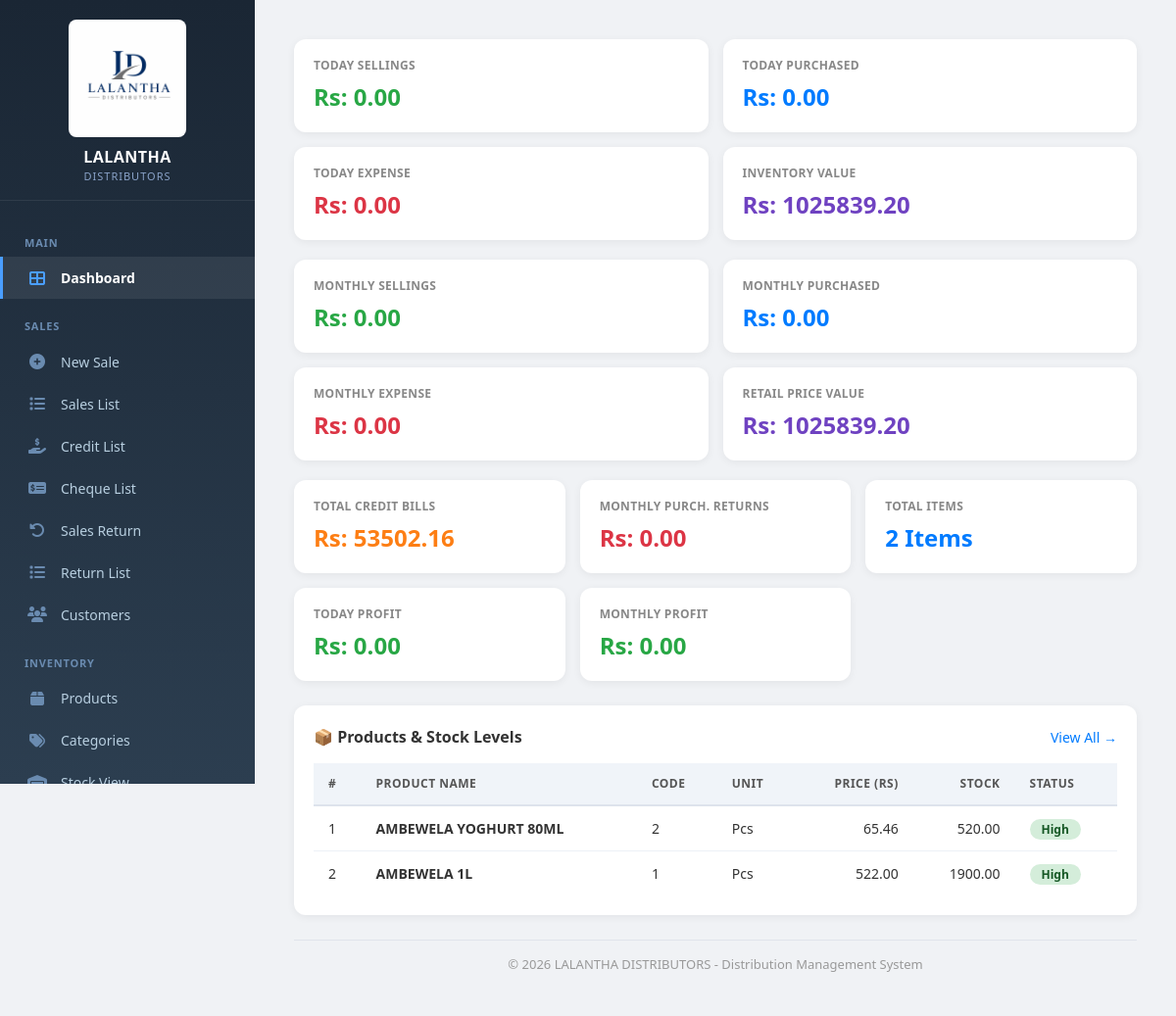
Screenshot of / (signed in) with the database file from the repository.
### core/models.py (models this page shows, shortened)
class Product(models.Model):
    name = models.CharField(max_length=200)
    code = models.CharField(max_length=50, unique=True)
    category = models.ForeignKey('Category', on_delete=models.SET_NULL, null=True, blank=True)
    unit = models.CharField(max_length=20)
    cost_price = models.DecimalField(max_digits=15, decimal_places=2, default=0)
    selling_price = models.DecimalField(max_digits=15, decimal_places=2, default=0)
    description = models.TextField(blank=True, null=True)
    notes = models.TextField(blank=True, null=True)
    is_active = models.BooleanField(default=True)
    created_at = models.DateTimeField(auto_now_add=True)
    updated_at = models.DateTimeField(auto_now=True)

class WarehouseStock(models.Model):
    product = models.OneToOneField(Product, on_delete=models.CASCADE, related_name='stock')
    quantity = models.DecimalField(max_digits=15, decimal_places=2, default=0)
    last_updated = models.DateTimeField(auto_now=True)

### core/views.py (the view)
# urls.py: path('', views.dashboard, name='dashboard'),
@login_required
def dashboard(request):
    today = date.today()
    start_of_month = date(today.year, today.month, 1)
    today_bills = SalesBill.objects.filter(date=today)
    today_sales = today_bills.aggregate(total=Sum('net_total'))['total'] or Decimal('0')
    today_expense = Expense.objects.filter(date=today).aggregate(total=Sum('amount'))['total'] or Decimal('0')
    today_purchased = Decimal('0')
    today_profit = today_sales - today_expense
    month_bills = SalesBill.objects.filter(date__gte=start_of_month, date__lte=today)
    month_sales = month_bills.aggregate(total=Sum('net_total'))['total'] or Decimal('0')
    month_expense = Expense.objects.filter(date__gte=start_of_month, date__lte=today).aggregate(total=Sum('amount'))['total'] or Decimal('0')
    month_purchased = Decimal('0')  # Replace with actual purchase data if available
    month_profit = month_sales - month_expense
    warehouse_stocks = WarehouseStock.objects.all()
    inventory_value = Decimal('0')
    retail_value = Decimal('0')
    total_items = 0
    for stock in warehouse_stocks:
        product = stock.product
        inventory_value += stock.quantity * product.selling_price
        retail_value += stock.quantity * product.selling_price  # Same as inventory value for now
        total_items += 1
    credit_bills = Payment.objects.filter(type='Credit')
    total_credit_bills = credit_bills.aggregate(total=Sum('amount'))['total'] or Decimal('0')
    month_return_items = SalesItem.objects.filter(
        bill__in=month_bills,
        quantity__lt=0
    )
    month_purch_returns = month_return_items.aggregate(total=Sum('total'))['total'] or Decimal('0')
    month_purch_returns = abs(month_purch_returns)
    total_items = Product.objects.count()
    recent_products = Product.objects.all().order_by('-created_at')[:10]
    context = {
        'today': today,
        'today_sales': today_sales,
        'today_purchased': today_purchased,
        'today_expense': today_expense,
        'today_profit': today_profit,
        'month_sales': month_sales,
        'month_purchased': month_purchased,
        'month_expense': month_expense,
        'month_profit': month_profit,
        'inventory_value': inventory_value,
        'retail_value': retail_value,
        'total_credit_bills': total_credit_bills,
        'month_purch_returns': month_purch_returns,
        'total_items': total_items,
        'recent_products': recent_products,
        'start_of_month': start_of_month,
    }
    return render(request, 'core/dashboard.html', context)

### core/context_processors.py (called while the page is built)
def cache_version(request):
    return {
        'cache_version': settings.CACHE_VERSION
    }

### core/models.py (called while the page is built, shortened)
    def has_permission(self, permission):
        if self.role == 'Admin':
            return True
        elif self.role == 'Viewer':
            return permission in ['view_reports', 'view_products']
        return False

### core/templatetags/core_extras.py (called while the page is built)
@register.filter
def has_perm(profile, permission):
    try:
        return profile.has_permission(permission)
    except Exception:
        return False

### core/templates/core/dashboard.html (shortened to what this page needs)
{% extends 'core/base.html' %}
{% load static %}
{% block content %}
<div class="container">
    <div class="row-top">
        <div class="dash-card">
            <div class="label">Today Sellings</div>
            <div class="value green">Rs: {{ today_sales|floatformat:2 }}</div>
        </div>
        <div class="dash-card">
            <div class="label">Today Purchased</div>
            <div class="value blue">Rs: {{ today_purchased|floatformat:2 }}</div>
        </div>
        <div class="dash-card">
            <div class="label">Today Expense</div>
            <div class="value red">Rs: {{ today_expense|floatformat:2 }}</div>
        </div>
        <div class="dash-card">
            <div class="label">Inventory Value</div>
            <div class="value purple">Rs: {{ inventory_value|floatformat:2 }}</div>
        </div>
    </div>
    <div class="row-mid">
        <div class="dash-card">
            <div class="label">Monthly Sellings</div>
            <div class="value green">Rs: {{ month_sales|floatformat:2 }}</div>
        </div>
        <div class="dash-card">
            <div class="label">Monthly Purchased</div>
            <div class="value blue">Rs: {{ month_purchased|floatformat:2 }}</div>
        </div>
        <div class="dash-card">
            <div class="label">Monthly Expense</div>
            <div class="value red">Rs: {{ month_expense|floatformat:2 }}</div>
        </div>
        <div class="dash-card">
            <div class="label">Retail Price Value</div>
            <div class="value purple">Rs: {{ retail_value|floatformat:2 }}</div>
        </div>
    </div>
    <div class="row-bottom">
        <div class="dash-card">
            <div class="label">Total Credit Bills</div>
            <div class="value orange">Rs: {{ total_credit_bills|floatformat:2 }}</div>
        </div>
        <div class="dash-card">
            <div class="label">Monthly Purch. Returns</div>
            <div class="value red">Rs: {{ month_purch_returns|floatformat:2 }}</div>
        </div>
        <div class="dash-card">
            <div class="label">Total Items</div>
            <div class="value blue">{{ total_items }} Items</div>
        </div>
        <div class="dash-card">
            <div class="label">Today Profit</div>
            <div class="value {% if today_profit >= 0 %}green{% else %}red{% endif %}">Rs: {{ today_profit|floatformat:2 }}</div>
        </div>
        <div class="dash-card">
            <div class="label">Monthly Profit</div>
            <div class="value {% if month_profit >= 0 %}green{% else %}red{% endif %}">Rs: {{ month_profit|floatformat:2 }}</div>
        </div>
    </div>
    <div class="product-section">
        <div class="section-header">
            <h3>📦 Products & Stock Levels</h3>
            <a href="/admin/core/product/">View All →</a>
        </div>
        <table>
            <thead>
                <tr>
                    <th>#</th>
                    <th>Product Name</th>
                    <th>Code</th>
                    <th>Unit</th>
                    <th style="text-align:right;">Price (Rs)</th>
                    <th style="text-align:right;">Stock</th>
                    <th>Status</th>
                </tr>
            </thead>
            <tbody>
                {% for product in recent_products %}
                <tr>
                    <td>{{ forloop.counter }}</td>
                    <td><strong>{{ product.name }}</strong></td>
                    <td>{{ product.code }}</td>
                    <td>{{ product.unit }}</td>
                    <td style="text-align:right;">{{ product.selling_price|floatformat:2 }}</td>
                    <td style="text-align:right;">
                        {% with stock=product.stock %}
                            {{ stock.quantity|floatformat:2 }}
                        {% endwith %}
                    </td>
                    <td>
                        {% with stock=product.stock %}
                            {% if stock.quantity > 50 %}
                                <span class="stock-badge high">High</span>
                            {% elif stock.quantity > 10 %}
                                <span class="stock-badge medium">Medium</span>
                            {% else %}
                                <span class="stock-badge low">Low</span>
                            {% endif %}
                        {% endwith %}
                    </td>
                </tr>
                {% empty %}
                <tr>
                    <td colspan="7" style="text-align:center; padding:20px; color:#999;">No products found.</td>
                </tr>
                {% endfor %}
            </tbody>
        </table>
    </div>
    <div class="footer">
        &copy; {% now "Y" %} LALANTHA DISTRIBUTORS - Distribution Management System
    </div>
</div>
{% endblock %}

### core/static/core/css/style.css (style rules this page uses)
* { margin: 0; padding: 0; box-sizing: border-box; }
body { font-family: -apple-system, BlinkMacSystemFont, "Segoe UI", Roboto, "Helvetica Neue", Arial, sans-serif; background: #f0f4f9; color: #1a2634; font-size: 14px; line-height: 1.5; min-height: 100vh; }
.container { max-width: 1400px; margin: 0 auto; padding: 20px; flex: 1; width: 100%; }
table { width: 100%; border-collapse: collapse; font-size: 14px; }
table thead th { background: #f0f4f9; padding: 12px 15px; text-align: left; font-weight: 600; color: #555; font-size: 12px; text-transform: uppercase; letter-spacing: 0.5px; border-bottom: 2px solid #dde3ec; white-space: nowrap; }
table tbody td { padding: 12px 15px; border-bottom: 1px solid #edf1f7; color: #333; vertical-align: middle; }
table tbody tr:last-child td { border-bottom: none; }
.footer { text-align: center; padding: 20px; color: #999; font-size: 13px; margin-top: 20px; }

### core/templates/core/base.html (style rules this page uses)
* { margin: 0; padding: 0; box-sizing: border-box; }
body { font-family: 'Segoe UI', Arial, sans-serif; background: #f0f2f5; display: flex; min-height: 100vh; }
.container { max-width: 1400px; margin: 0 auto; }
table { width: 100%; border-collapse: collapse; font-size: 14px; }
table th { background: #f8f9fc; padding: 12px 12px; text-align: left; font-weight: 600; color: #555; border-bottom: 2px solid #e0e4eb; white-space: nowrap; }
table td { padding: 12px 12px; border-bottom: 1px solid #edf1f7; color: #333; vertical-align: middle; }
.footer { text-align: center; margin-top: 25px; padding: 15px; color: #999; font-size: 13px; border-top: 1px solid #e0e4eb; }

### core/templates/core/dashboard.html (style rules this page uses)
.row-top { display: grid; grid-template-columns: repeat(4, 1fr); gap: 15px; margin-bottom: 20px; }
.row-mid { display: grid; grid-template-columns: repeat(4, 1fr); gap: 15px; margin-bottom: 20px; }
.row-bottom { display: grid; grid-template-columns: repeat(5, 1fr); gap: 15px; margin-bottom: 25px; }
.dash-card { background: white; border-radius: 12px; padding: 18px 20px; box-shadow: 0 2px 8px rgba(0,0,0,0.06); transition: 0.2s; }
.dash-card .label { font-size: 12px; color: #888; text-transform: uppercase; font-weight: 600; letter-spacing: 0.3px; }
.dash-card .value { font-size: 24px; font-weight: 700; color: #1a2634; margin-top: 5px; }
.dash-card .value.green { color: #28a745; }
.dash-card .value.red { color: #dc3545; }
.dash-card .value.blue { color: #007bff; }
.dash-card .value.orange { color: #fd7e14; }
.dash-card .value.purple { color: #6f42c1; }
.product-section { background: white; border-radius: 12px; padding: 20px; box-shadow: 0 2px 8px rgba(0,0,0,0.06); margin-top: 10px; }
.product-section .section-header { display: flex; justify-content: space-between; align-items: center; margin-bottom: 15px; }
.product-section .section-header h3 { font-size: 16px; color: #333; }
.product-section .section-header a { color: #007bff; text-decoration: none; font-size: 14px; }
table { width: 100%; border-collapse: collapse; font-size: 14px; }
table th { background: #f8f9fc; padding: 10px 12px; text-align: left; font-weight: 600; color: #555; border-bottom: 2px solid #e0e4eb; }
table td { padding: 10px 12px; border-bottom: 1px solid #edf1f7; color: #333; }
.stock-badge { padding: 2px 12px; border-radius: 12px; font-size: 12px; font-weight: 600; }
.stock-badge.high { background: #d4edda; color: #155724; }
@media (max-width: 1200px) { .row-top, .row-mid { grid-template-columns: repeat(2, 1fr); } }
@media (max-width: 1200px) { .row-bottom { grid-template-columns: repeat(3, 1fr); } }

### rows the page displays
Product: name "AMBEWELA YOGHURT 80ML", code "2", unit "Pcs", selling_price "65.46", stock.quantity "520.00"
Product: name "AMBEWELA 1L", code "1", unit "Pcs", selling_price "522.00", stock.quantity "1900.00"

### other values shown
{{ today_sales|floatformat:2 }} "0.00"
{{ today_purchased|floatformat:2 }} "0.00"
{{ today_expense|floatformat:2 }} "0.00"
{{ inventory_value|floatformat:2 }} "1025839.20"
{{ month_sales|floatformat:2 }} "0.00"
{{ month_purchased|floatformat:2 }} "0.00"
{{ month_expense|floatformat:2 }} "0.00"
{{ retail_value|floatformat:2 }} "1025839.20"
{{ total_credit_bills|floatformat:2 }} "53502.16"
{{ month_purch_returns|floatformat:2 }} "0.00"
{{ total_items }} "2"
{{ today_profit|floatformat:2 }} "0.00"
{{ month_profit|floatformat:2 }} "0.00"
